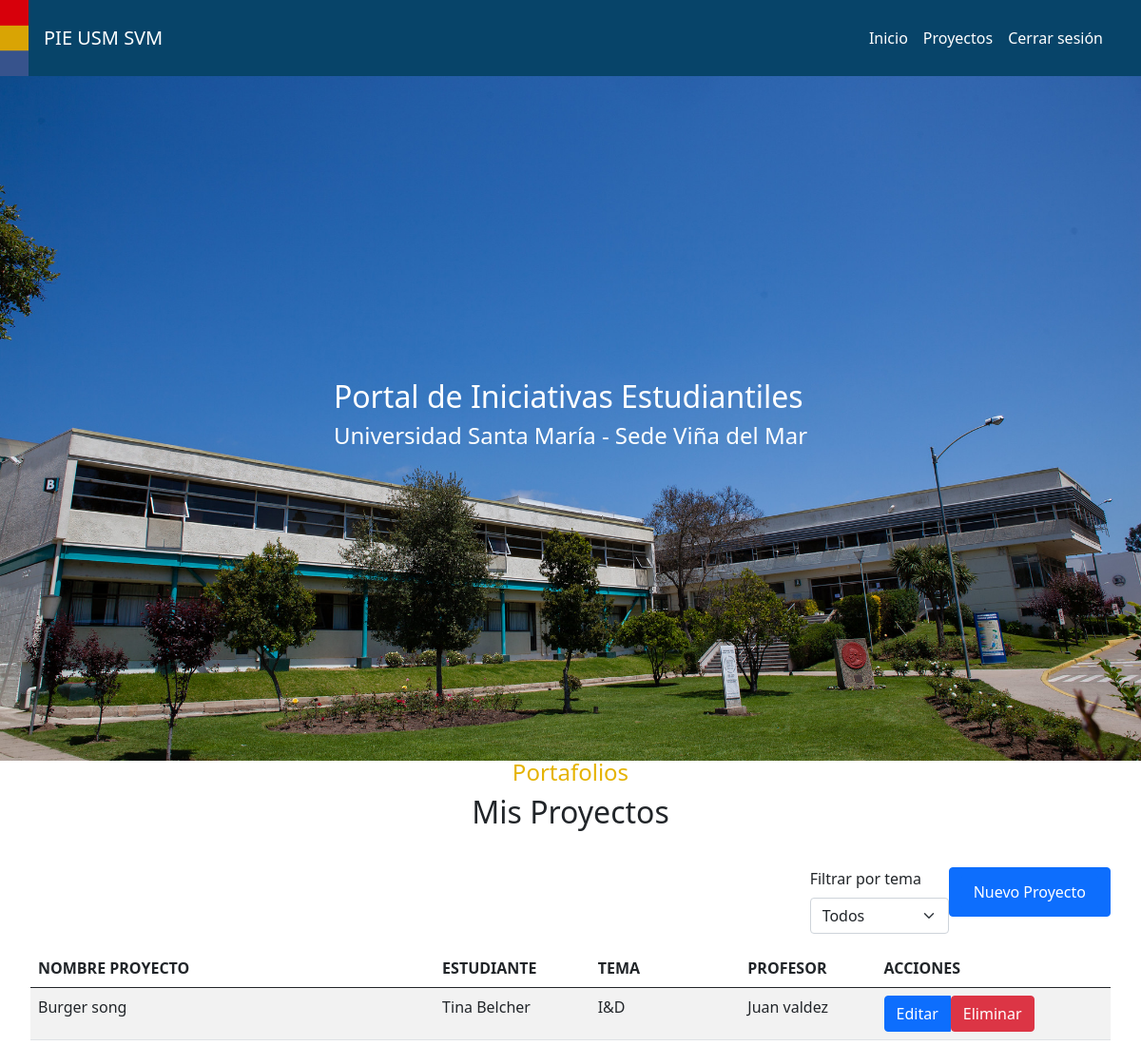
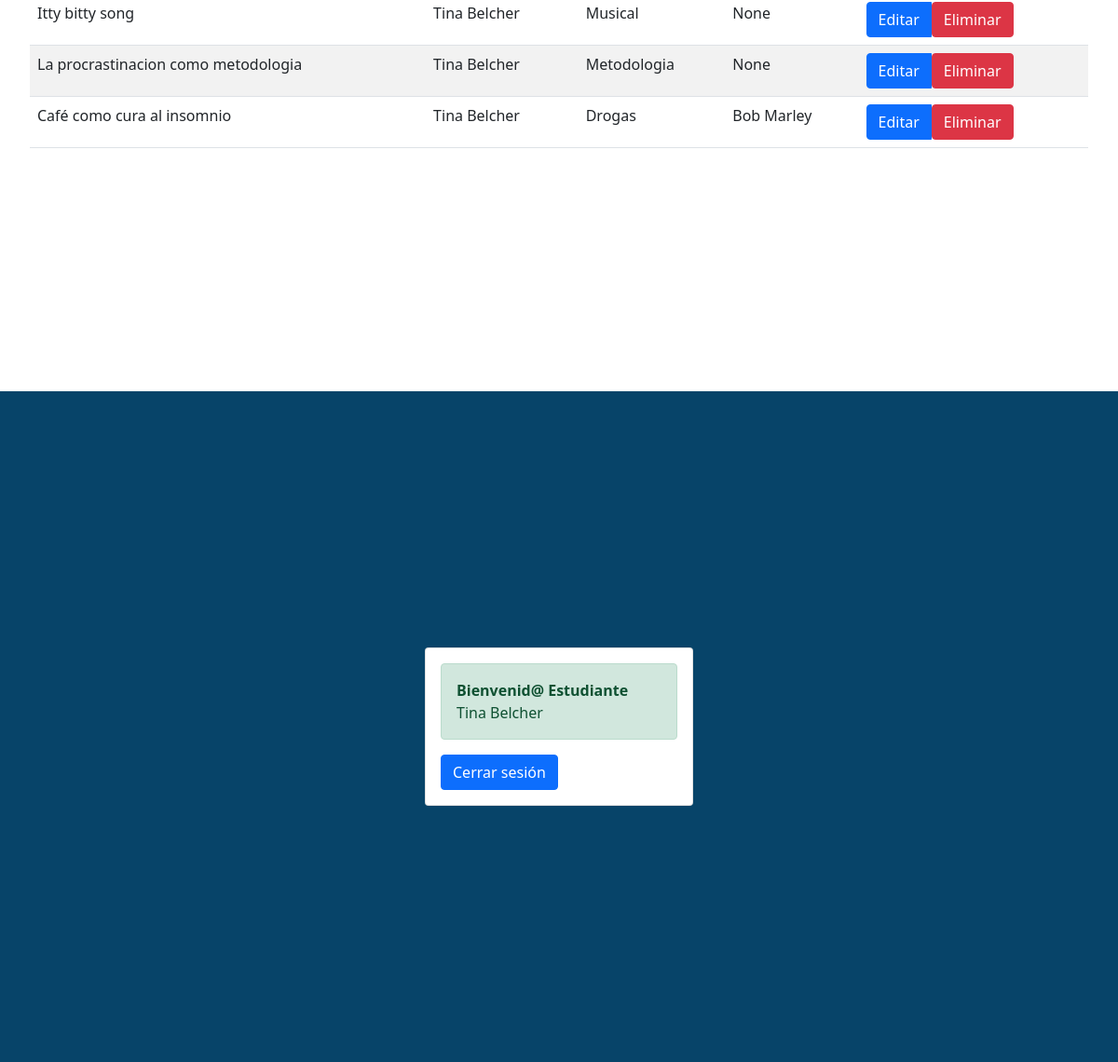
/ (signed in), run on the app's committed database (2 pictures, top to bottom).
### Certamen2/models.py (models this page shows, shortened)
class Proyecto(models.Model):
    id = models.AutoField(primary_key=True)
    nombre = models.CharField(max_length=50)
    tema = models.CharField(max_length=50)
    estudiante = models.ForeignKey(Usuario, on_delete=models.CASCADE, related_name="estudiante_proyecto")
    profesor = models.ForeignKey(Usuario, on_delete=models.CASCADE, null=True, blank=True,
                                 related_name="profesor_proyecto")

class Usuario(models.Model):
    id = models.AutoField(primary_key=True)
    nombre = models.CharField(max_length=50)
    role = models.CharField(max_length=50, choices=roles)
    email = models.EmailField()
    password = models.CharField(max_length=50)
    def __str__(self) -> str:
        return self.nombre

### Certamen2/views.py (the view)
# urls.py: 2. Add a URL to urlpatterns:  path('', views.home, name='home')
def home(request):
    title = "Inicio"
    logged_user = request.session.get('user_id', None)
    if logged_user is not None:
        user = Usuario.objects.get(id=logged_user)
        if user.role == '0':
            projects = Proyecto.objects.filter(estudiante=user)
        else:
            projects = Proyecto.objects.all()
    else:
        user = None
        projects = Proyecto.objects.filter(profesor__isnull=False)
    temas = set(p.tema for p in projects)
    data = {
        "title": title,
        "projects": projects,
        "temas": temas,
        "user": user
    }
    return render(request, 'landing.html', data)

### Certamen2/templates/landing.html
{% extends 'home.html' %}
{% load static %}
{% block content %}
    <div class="image-container">
        <img src="{% static 'svm.jpg' %}">
        <div class="overlay-text">
            <h2>Portal de Iniciativas Estudiantiles</h2>
            <h4>Universidad Santa María - Sede Viña del Mar</h4>
        </div>
    </div>
    {% include 'projectsList.html' %}
    {% include 'login.html' %}
{% endblock %}

### Certamen2/templates/projectsList.html (shortened to what this page needs)
<!DOCTYPE html>
<html lang="en">
<head>
</head>
<body>
<div class="project-container" id="proyectos">
    <div class="col-12 project-header">
        <h4>Portafolios</h4>
        {% if user and user.role == '0' %}
            <h2>Mis Proyectos</h2>
        {% else %}
            <h2>Proyectos Presentados</h2>
        {% endif %}
    </div>
    <div class="table-responsive project-list">
        <div class="mb-3">
            <label for="filter" class="form-label">Filtrar por tema</label>
            <select class="form-select" id="filter">
                <option selected>Todos</option>
            </select>
        </div>
        {% if user and user.role == '0' %}
            <div class="mb-3">
                <button type="button" class="btn btn-primary" href="/nuevo_proyecto">
                    <a class="btn btn-primary" href="{% url 'nuevo_proyecto' %}">
                        Nuevo Proyecto
                    </a>
                </button>
            </div>
        {% endif %}
        <table class="table table-striped">
            <thead>
            <tr>
                <th>NOMBRE PROYECTO</th>
                <th>ESTUDIANTE</th>
                <th>TEMA</th>
                <th>PROFESOR</th>
                {% if user %}
                    <th>ACCIONES</th>
                {% endif %}
            </tr>
            </thead>
            <tbody>
            {% for project in projects %}
                <tr>
                    <td>{{ project.nombre }}</td>
                    <td>{{ project.estudiante }}</td>
                    <td>{{ project.tema }}</td>
                    <td>{{ project.profesor }} {% if user and project.profesor.id == user.id %} (Yo) {% endif %}</td>
                    {% if user.role == '0' %}
                        <td>
                            <div class="btn-group" role="group">
                                <a class="btn btn-primary" href="{% url 'editar_proyecto' project.id %}">Editar</a>
                                <form method="post" style="display: inline-block;"
                                      action="{% url 'eliminar_proyecto' project.id %}">
                                    <button type="submit" class="btn btn-danger">Eliminar</button>
                                </form>
                            </div>
                        </td>
                    {% elif not project.profesor %}
                        <td>
                            <a class="btn btn-primary" href="{% url 'patrocinar_proyecto' project.id %}">Patrocinar</a>
                        </td>
                    {% endif %}
                </tr>
            {% endfor %}
            </tbody>
        </table>
    </div>
</div>
</html>

### Certamen2/templates/login.html (shortened to what this page needs)
{% load static %}
<!DOCTYPE html>
<html lang="en">
<head>
</head>
<body>
<div class="login-container d-flex justify-content-center align-items-center" id="login">
    <div class="card" style="width: 18rem;">
        <div class="card-body">
            {% if user is not None %}
                <div class="alert alert-success" role="alert">
                    <b>Bienvenid@ {{ user.get_role_display }}</b> <br>{{ user.nombre }}
                </div>
                <form method="post" action="{% url 'logout' %}">
                    <button type="submit" class="btn btn-primary">Cerrar sesión</button>
                </form>
            {% endif %}
        </div>
    </div>
</div>
</body>
</html>

### Certamen2/templates/static/css/styles.css (style rules this page uses)
.image-container { position: relative; margin-top: 10vh; }
.image-container img { width: 100%; height: 90vh; object-fit: cover; }
.overlay-text { position: absolute; top: 50%; left: 50%; transform: translate(-50%, -50%); color: white; }
.project-header { background-color: #ffffff; padding: 1rem; margin-top: 0vh; margin-bottom: 0rem; display: flex; flex-direction: column; justify-content: center; align-items: center; text-align: center; height: 10vh; }
.project-header h4 { color: #e5b300; }
.project-container { height: 90vh; }
.project-list { display: flex; flex-wrap: wrap; justify-content: end; margin: 2rem; }
.login-container { display: flex; justify-content: start; align-items: start; background-color: #074469; height: 90vh; }

### data on the page
Proyecto: nombre "Burger song", estudiante "Tina Belcher", tema "I&D", profesor "Juan valdez"
Proyecto: nombre "Itty bitty song", estudiante "Tina Belcher", tema "Musical", profesor "None"
Proyecto: nombre "La procrastinacion como metodologia", estudiante "Tina Belcher", tema "Metodologia", profesor "None"
Proyecto: nombre "Café como cura al insomnio", estudiante "Tina Belcher", tema "Drogas", profesor "Bob Marley"
Usuario: role "Estudiante", nombre "Tina Belcher"
